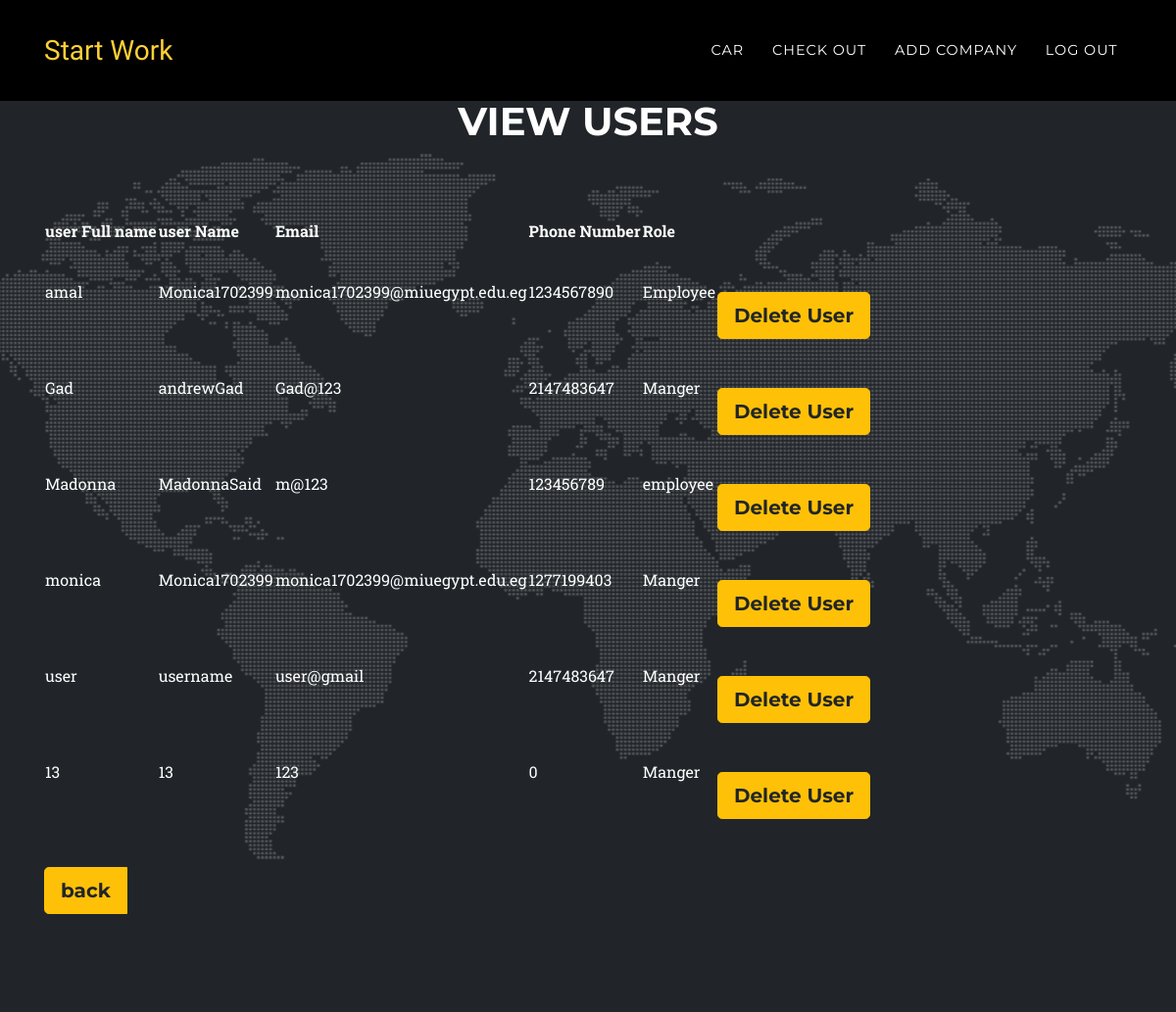
Screenshot of /registerForm.php?action=show with the database file from the repository.
### tables this page shows
CREATE TABLE `user` (
  `ID` int(255) NOT NULL,
  `FullName` varchar(255) NOT NULL,
  `username` varchar(255) NOT NULL,
  `email` varchar(255) NOT NULL,
  `password` varchar(255) NOT NULL,
  `Age` int(11) NOT NULL,
  `phoneNumber` int(255) NOT NULL,
  `Role` varchar(255) NOT NULL
);

### app/view/View.php (called while the page is built, shortened)
<?php
abstract class  View
{
    public function __construct($controller, $model) {
        $this->model = $model;
    }
}
?>

### app/db/database.php (called while the page is built, shortened)
<?php
class Database {
    private static $Instance;
    private $LocalHost = "localhost";
    private $Name = "root";
    private $Password = "";
    private $DBname = "autosparecar";
    public $Connection;
    public function __construct() {
        $this->Connection = new mysqli($this->LocalHost, $this->Name, $this->Password, $this->DBname);
    }
    public static function GetInstance() {
        if(!isset(self::$Instance)) {
            self::$Instance = new self();
        }
            return self::$Instance;
    }
    public function GetConnection() {
       return $this->Connection;
    }
}
?>

### app/model/Users.php (called while the page is built, shortened)
<?php
require_once(__ROOT__ . "model/User.php");
require_once(__ROOT__ ."db/database.php");
class Users extends Model
{
	private $Users;
	function fillArray()
	{
		$this->Users = array();
		$result = $this->readUsers();
		while ($row = $result->fetch_assoc())
		{
			array_push($this->Users, new User($row["ID"],$row["FullName"],$row["username"],$row["email"],$row["password"],$row["Age"],$row["phoneNumber"],$row["Role"]));
		}
	}
function getUsers() {
		$this->fillArray();
		return $this->Users;
	}
	function readUsers()
	{
		$sql = "SELECT * FROM user";
        $d1= Database::GetInstance();
        $result = mysqli_query($d1->GetConnection(), $sql);
		if ($result->num_rows >-1){
			return $result;
		}
		else {
			return false;
		}
	}
}
?>

### app/model/User.php (called while the page is built, shortened)
<?php
require_once(__ROOT__ ."db/database.php");
class User extends Model
{
    private $ID;
    private $FullName;
    private $username;
    private $email;
    private $phoneNumber;
    private $Role;
 function __construct($ID,$FullName="",$username="",$email="",$password="",$Age="",$phoneNumber="",$Role="")
  {
    $this->ID = $ID;
    $d1= Database::GetInstance();
    if(""===$FullName)
    {
      $this->readUser($ID);
    }
    else
    {
      $this->FullName = $FullName;
      $this->username=$username;
      $this->email=$email;
      $this->phoneNumber = $phoneNumber;
      $this->Role=$Role;
    }
  }
  function getFullName()
  {
  	return $this->FullName;
  }
  function getusername()
  {
  	return $this->username;
  }
  function getemail()
  {
  	return  $this->email;
  }
  function getPhoneNumber()
  {
    return $this->phoneNumber;
  }
  function getRole()
  {
    return $this->Role;
  }
  function getID()
  {
    return $this->ID;
  }
}
?>

### app/view/ViewUser.php (the view, shortened to what this page needs)
<?php
require_once(__ROOT__ . "view/View.php");
class ViewUser extends View
{
	function show()
	{
$str='<!DOCTYPE html>
<html lang="en">
<head>
  <meta charset="utf-8">
  <meta name="viewport" content="width=device-width, initial-scale=1, shrink-to-fit=no">
  <meta name="description" content="">
  <meta name="author" content="">
  <title>Auto spare parts</title>
  <link href="vendor/bootstrap/css/bootstrap.min.css" rel="stylesheet">
  <link href="vendor/fontawesome-free/css/all.min.css" rel="stylesheet" type="text/css">
  <link href="https://fonts.googleapis.com/css?family=Montserrat:400,700" rel="stylesheet" type="text/css">
  <link href="https://fonts.googleapis.com/css?family=Kaushan+Script" rel="stylesheet" type="text/css">
  <link href="https://fonts.googleapis.com/css?family=Droid+Serif:400,700,400italic,700italic" rel="stylesheet" type="text/css">
  <link href="https://fonts.googleapis.com/css?family=Roboto+Slab:400,100,300,700" rel="stylesheet" type="text/css">
  <link href="css/agency.min.css" rel="stylesheet">
</head>
<body id="page-top">
<section class="page-section" id="contact">
    <div class="container">
      <div class="row">
        <div class="col-lg-12 text-center">
          <h2 class="section-heading text-uppercase"> View Users</h2>
          <h3 class="section-subheading text-muted"> </h3>
        </div>
      </div>
      <div class="row">
        <div class="col-lg-12">';
    $str.="<table class='section-heading' id='items'>";
    $str.="<tr>
    	<th>user Full name</th>
    	<th>user Name</th>
          <th>Email</th>
          <th>Phone Number</th>
          <th>Role</th>
          </tr>";
      $str.="<tr>";
      foreach($this->model->getUsers() as $User){
        $str.="<td>".$User->getFullName()." </td> ";
        $str.="<td>".$User->getusername()."</td> ";
        $str.="<td>".$User->getEmail()."</td> ";
       	$str.="<td>".$User->getPhoneNumber()."</td> ";
        $str.="<td>".$User->getRole() ."</td> ";
        $str.="<td><br><br>
				<div class='portfolio-caption'>
           			<div class='btn-group btn-group-lg'>
           				<button type='submit' class='btn btn-warning' name='delete' id='delete' onclick=\"location.href='index.php?action=delete&id=".$User->getID()."\">Delete User</button>
           			</div>
           		</div></td>";
        $str.="</tr>";
    }
      $str.="</table>
      <br>
      <br>";
      $str.="<div class='portfolio-caption'>
           <div class='btn-group btn-group-lg'>
           <button type='submit' class='btn btn-warning' name='Show' id='Show' onclick=\"location.href='index.php'\">back</button>
           <br>
           </div>
           </div>";
      return $str;
	}
}
?>

### rows the page displays
user: FullName "amal", username "Monica1702399", email "monica1702399@miuegypt.edu.eg", phoneNumber "1234567890", Role "Employee"
user: FullName "Gad", username "andrewGad", email "Gad@123", phoneNumber "2147483647", Role "Manger"
user: FullName "Madonna", username "MadonnaSaid", email "m@123", phoneNumber "123456789", Role "employee"
user: FullName "monica", username "Monica1702399", email "monica1702399@miuegypt.edu.eg", phoneNumber "1277199403", Role "Manger"
user: FullName "user", username "username", email "user@gmail", phoneNumber "2147483647", Role "Manger"
user: FullName "13", username "13", email "123", phoneNumber "0", Role "Manger"
